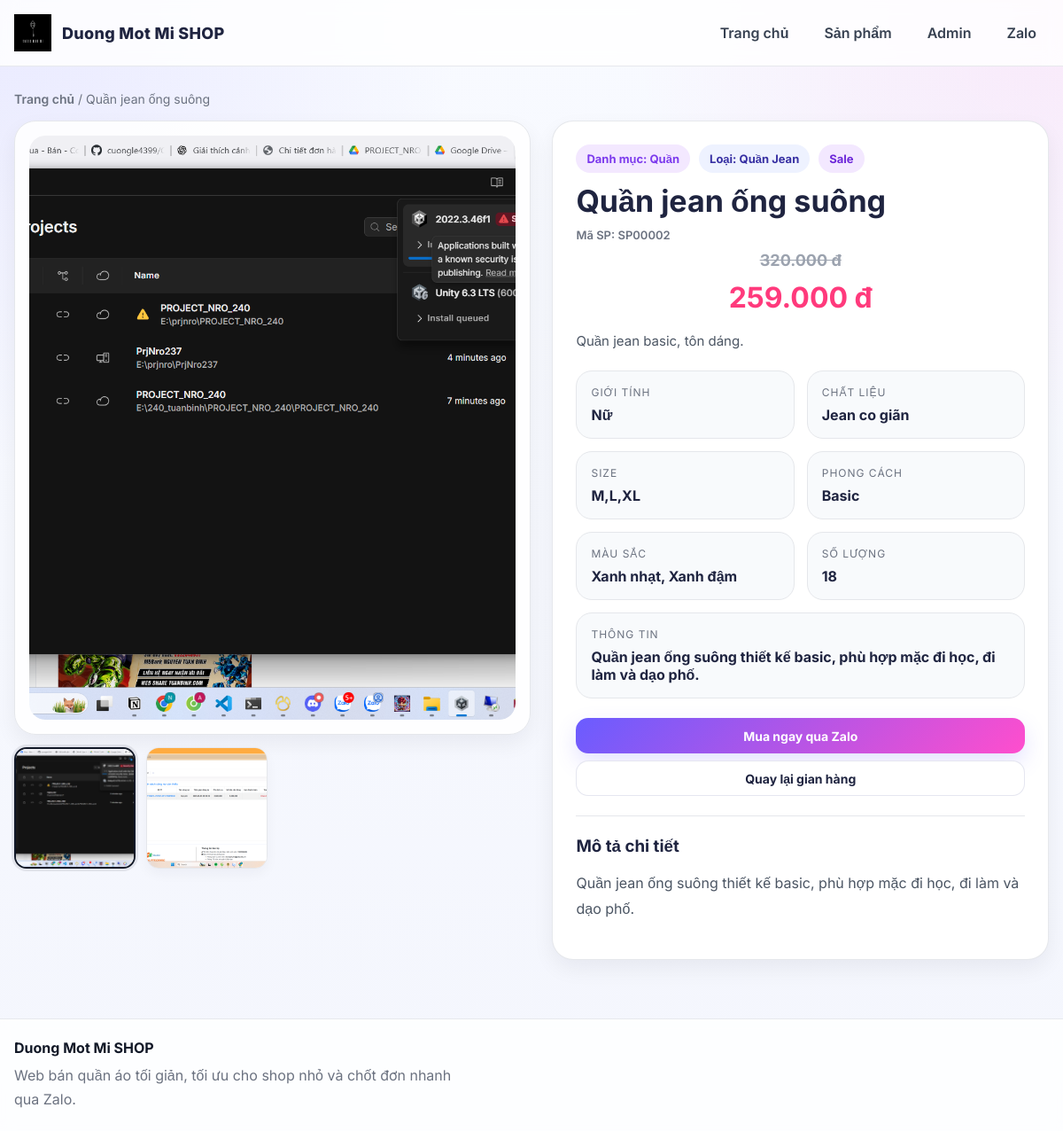
/product.php?id=2, run on the app's committed database.
### tables this page shows
CREATE TABLE products (
    id INT AUTO_INCREMENT PRIMARY KEY,
    product_name VARCHAR(255) NOT NULL,
    product_code VARCHAR(100) NOT NULL UNIQUE,
    category_id INT NOT NULL,
    product_type_id INT NOT NULL,
    style_id INT DEFAULT NULL,
    gender ENUM('Nam', 'Nữ', 'Unisex') NOT NULL DEFAULT 'Unisex',
    original_price DECIMAL(12,2) NOT NULL DEFAULT 0.00,
    sale_price DECIMAL(12,2) DEFAULT NULL,
    material VARCHAR(255) DEFAULT NULL,
    size VARCHAR(100) DEFAULT NULL,
    information TEXT DEFAULT NULL,
    short_description VARCHAR(500) DEFAULT NULL,
    quantity INT NOT NULL DEFAULT 0,
    color VARCHAR(255) DEFAULT NULL,
    import_link VARCHAR(500) DEFAULT NULL,
    thumbnail VARCHAR(500) DEFAULT NULL,
    is_active TINYINT(1) NOT NULL DEFAULT 1,
    created_at TIMESTAMP DEFAULT CURRENT_TIMESTAMP,
    updated_at TIMESTAMP DEFAULT CURRENT_TIMESTAMP ON UPDATE CURRENT_TIMESTAMP,
    CONSTRAINT fk_products_category FOREIGN KEY (category_id) REFERENCES categories(id)
        ON DELETE RESTRICT ON UPDATE CASCADE,
    CONSTRAINT fk_products_type FOREIGN KEY (product_type_id) REFERENCES product_types(id)
        ON DELETE RESTRICT ON UPDATE CASCADE,
    CONSTRAINT fk_products_style FOREIGN KEY (style_id) REFERENCES styles(id)
        ON DELETE SET NULL ON UPDATE CASCADE
);

CREATE TABLE categories (
    id INT AUTO_INCREMENT PRIMARY KEY,
    name VARCHAR(100) NOT NULL,
    slug VARCHAR(120) DEFAULT NULL UNIQUE,
    sort_order INT NOT NULL DEFAULT 0,
    created_at TIMESTAMP DEFAULT CURRENT_TIMESTAMP
);

CREATE TABLE product_types (
    id INT AUTO_INCREMENT PRIMARY KEY,
    category_id INT NOT NULL,
    name VARCHAR(100) NOT NULL,
    slug VARCHAR(120) DEFAULT NULL UNIQUE,
    sort_order INT NOT NULL DEFAULT 0,
    created_at TIMESTAMP DEFAULT CURRENT_TIMESTAMP,
    CONSTRAINT fk_product_types_category FOREIGN KEY (category_id) REFERENCES categories(id)
        ON DELETE RESTRICT ON UPDATE CASCADE
);

CREATE TABLE styles (
    id INT AUTO_INCREMENT PRIMARY KEY,
    name VARCHAR(100) NOT NULL,
    slug VARCHAR(120) DEFAULT NULL UNIQUE,
    sort_order INT NOT NULL DEFAULT 0,
    created_at TIMESTAMP DEFAULT CURRENT_TIMESTAMP
);

### includes/functions.php (called while the page is built, shortened)
<?php
require_once __DIR__ . '/../config/db.php';
function e($value): string {
    return htmlspecialchars((string)($value ?? ''), ENT_QUOTES, 'UTF-8');
}
function format_price($price): string {
    return number_format((float)$price, 0, ',', '.') . ' đ';
}
function is_absolute_url(string $value): bool {
    return (bool)preg_match('#^(https?:)?//#i', $value);
}
function resolve_media_url(?string $value): string {
    $value = trim((string)$value);
    return BASE_URL . '/' . ltrim($value, '/');
}
function get_product(int $id): ?array {
    $stmt = db()->prepare('SELECT p.*,
            c.name AS category_name,
            s.name AS style_name,
            pt.name AS product_type_name,
            (
                SELECT GROUP_CONCAT(pc.name ORDER BY pc.sort_order ASC, pc.id ASC SEPARATOR ", ")
                FROM product_condition_maps pcm
                INNER JOIN product_conditions pc ON pc.id = pcm.condition_id
                WHERE pcm.product_id = p.id
            ) AS condition_names
        FROM products p
        LEFT JOIN categories c ON c.id = p.category_id
        LEFT JOIN styles s ON s.id = p.style_id
        LEFT JOIN product_types pt ON pt.id = p.product_type_id
        WHERE p.id = ? LIMIT 1');
    $stmt->execute([$id]);
    $product = $stmt->fetch();
    return $product ?: null;
}
function get_product_images(int $productId): array {
    $stmt = db()->prepare('SELECT * FROM product_images WHERE product_id = ? ORDER BY sort_order ASC, id ASC');
    $stmt->execute([$productId]);
    return $stmt->fetchAll();
}
function is_admin_logged_in(): bool {
    return !empty($_SESSION['admin_id']);
}

### config/db.php (called while the page is built, shortened)
<?php
function db(): PDO {
    static $pdo = null;
    if ($pdo === null) {
        $dsn = 'mysql:host=' . DB_HOST . ';dbname=' . DB_NAME . ';charset=utf8mb4';
        $options = [
            PDO::ATTR_ERRMODE => PDO::ERRMODE_EXCEPTION,
            PDO::ATTR_DEFAULT_FETCH_MODE => PDO::FETCH_ASSOC,
        ];
        $pdo = new PDO($dsn, DB_USER, DB_PASS, $options);
    }
    return $pdo;
}

### product.php (the view, shortened to what this page needs)
<?php
require_once __DIR__ . '/includes/functions.php';
$id = isset($_GET['id']) ? (int)$_GET['id'] : 0;
$product = get_product($id);
$images = get_product_images($id);
require_once __DIR__ . '/includes/header.php';
$displayPrice = !empty($product['sale_price']) ? $product['sale_price'] : $product['original_price'];
$zaloText = rawurlencode(
    'Tôi muốn mua sản phẩm: ' . $product['product_name'] .
    ' - Mã: ' . $product['product_code'] .
    ' - Giá: ' . format_price($displayPrice)
);
$baseBuyLink = !empty($product['import_link']) ? $product['import_link'] : ZALO_LINK;
$buyLink = $baseBuyLink . (strpos($baseBuyLink, '?') !== false ? '&' : '?') . 'text=' . $zaloText;
$galleryImages = [];
if (!empty($product['thumbnail'])) {
    $galleryImages[] = resolve_media_url($product['thumbnail']);
}
foreach ($images as $img) {
    if (!empty($img['image_url'])) {
        $resolved = resolve_media_url($img['image_url']);
        if (!in_array($resolved, $galleryImages, true)) {
            $galleryImages[] = $resolved;
        }
    }
}
?>
<div class="breadcrumbs">
    <a href="<?= BASE_URL ?>/index.php">Trang chủ</a> / <?= e($product['product_name']) ?>
</div>
<section class="detail-layout">
    <div>
        <div class="detail-image-shell">
            <div class="detail-slider" id="detailSlider">
                <img
                    id="mainDetailImage"
                    class="detail-main-image"
                    src="<?= e($galleryImages[0]) ?>"
                    alt="<?= e($product['product_name']) ?>"
                >
            </div>
        </div>
        <?php if (count($galleryImages) > 1): ?>
            <div class="thumb-grid" id="thumbGrid">
                <?php foreach ($galleryImages as $index => $imgUrl): ?>
                    <img
                        class="detail-thumb <?= $index === 0 ? 'active' : '' ?>"
                        src="<?= e($imgUrl) ?>"
                        data-index="<?= $index ?>"
                        alt="Ảnh phụ <?= e($product['product_name']) ?>"
                    >
                <?php endforeach; ?>
            </div>
        <?php endif; ?>
    </div>
    <div class="detail-box detail-box-pro">
        <div class="meta-row meta-row-wrap">
            <span class="meta-pill">Danh mục: <?= e($product['category_name'] ?: 'Chưa phân loại') ?></span>
            <?php if (!empty($product['product_type_name'])): ?>
                <span class="meta-pill meta-pill-light">Loại: <?= e($product['product_type_name']) ?></span>
            <?php endif; ?>
            <?php if (!empty($product['condition_names'])): ?>
                <?php foreach (explode(', ', $product['condition_names']) as $conditionName): ?>
                    <span class="meta-pill meta-pill-accent"><?= e($conditionName) ?></span>
                <?php endforeach; ?>
            <?php endif; ?>
        </div>
        <h1><?= e($product['product_name']) ?></h1>
        <div class="product-code detail-code">Mã SP: <?= e($product['product_code']) ?></div>
      <div class="price-stack detail-price-stack">
    <?php if (!empty($product['sale_price'])): ?>
        <div class="price-old price-original same-price-size"><?= format_price($product['original_price']) ?></div>
        <div class="price price-sale same-price-size"><?= format_price($product['sale_price']) ?></div>
    <?php else: ?>
        <div class="price price-sale same-price-size"><?= format_price($product['original_price']) ?></div>
    <?php endif; ?>
</div>
        <p class="lead-text">
            <?= nl2br(e($product['short_description'] ?: 'Chưa có mô tả ngắn.')) ?>
        </p>
        <div class="spec-grid">
            <div class="spec-item">
                <span class="spec-label">Giới tính</span>
                <strong><?= e($product['gender'] ?: 'Đang cập nhật') ?></strong>
            </div>
            <div class="spec-item">
                <span class="spec-label">Chất liệu</span>
                <strong><?= e($product['material'] ?: 'Đang cập nhật') ?></strong>
            </div>
            <div class="spec-item">
                <span class="spec-label">Size</span>
                <strong><?= e($product['size'] ?: 'Đang cập nhật') ?></strong>
            </div>
            <div class="spec-item">
                <span class="spec-label">Phong cách</span>
                <strong><?= e($product['style_name'] ?: 'Đang cập nhật') ?></strong>
            </div>
            <div class="spec-item">
                <span class="spec-label">Màu sắc</span>
                <strong><?= e($product['color'] ?: 'Đang cập nhật') ?></strong>
            </div>
            <div class="spec-item">
                <span class="spec-label">Số lượng</span>
                <strong><?= (int)$product['quantity'] ?></strong>
            </div>
        </div>
        <div class="spec-grid spec-grid-bottom">
            <div class="spec-item full-width-spec">
                <span class="spec-label">Thông tin</span>
                <strong><?= e($product['information'] ?: 'Đang cập nhật') ?></strong>
            </div>
        </div>
        <div class="card-actions detail-actions">
            <a class="btn btn-big" target="_blank" href="<?= e($buyLink) ?>">Mua ngay qua Zalo</a>
            <a class="btn btn-light btn-big" href="<?= BASE_URL ?>/index.php">Quay lại gian hàng</a>
        </div>
        <div class="description-box">
            <h3>Mô tả chi tiết</h3>
            <p><?= nl2br(e($product['information'] ?: 'Chưa có thông tin chi tiết.')) ?></p>
        </div>
    </div>
</section>
<?php require_once __DIR__ . '/includes/footer.php'; ?>

### includes/header.php (shortened to what this page needs)
<?php require_once __DIR__ . '/functions.php'; ?>
<!DOCTYPE html>
<html lang="vi">
<head>
    <link rel="stylesheet" href="<?= BASE_URL ?>/assets/style.css">
</head>
<body>
<header class="site-header">
    <div class="container header-wrap">
        <a class="logo" href="<?= BASE_URL ?>/index.php">
            <img
                class="logo-mark-img"
                src="<?= e(resolve_media_url('uploads/logo.jpg')) ?>"
                alt="Logo Duong Mot Mi SHOP"
                width="42"
                height="42"
                loading="eager"
                decoding="async"
            >
            <span>Duong Mot Mi SHOP</span>
        </a>
        <nav class="menu">
            <a href="<?= BASE_URL ?>/index.php">Trang chủ</a>
            <a href="<?= BASE_URL ?>/index.php#product-list">Sản phẩm</a>
            <?php if (is_admin_logged_in()): ?>
                <a href="<?= BASE_URL ?>/admin/products.php">Quản trị</a>
            <?php else: ?>
                <a href="<?= BASE_URL ?>/admin/login.php">Admin</a>
            <?php endif; ?>
            <a target="_blank" href="<?= e(ZALO_LINK) ?>">Zalo</a>
        </nav>
    </div>
</header>
<main class="container main-content">

### includes/footer.php
</main>
<footer class="site-footer">
    <div class="container footer-wrap">
        <div>
            <strong>Duong Mot Mi SHOP</strong>
            <p>Web bán quần áo tối giản, tối ưu cho shop nhỏ và chốt đơn nhanh qua Zalo.</p>
        </div>
    </div>
</footer>
</body>
</html>

### data on the page
products: product_name "Quần jean ống suông", category.name "Quần", product_type.name "Quần Jean", conditionName "Sale", product_code "SP00002", original_price "320.000 đ", sale_price "259.000 đ", short_description "Quần jean basic, tôn dáng.", gender "Nữ", material "Jean co giãn", size "M,L,XL", style.name "Basic", color "Xanh nhạt, Xanh đậm", quantity "18", information "Quần jean ống suông thiết kế basic, phù hợp mặc đi học, đi làm và dạo phố."
